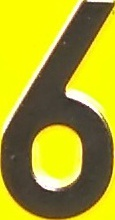
#> input picture Opencv/1letras.jpg, 115 x 220 px, given in place of p-1letras.jpg, which was not available
$ python -i segmentacion.py   (imports and definitions only)   (older library calls are emulated)
#> lines starting #> are read from the running program, lines starting #| are printed output that depends on the picture; after the words box and inside, x2 and y2 are one past the last pixel; in counts of white or black regions, pixels touching at a corner belong together; pictures that were not available may be replaced by others from this repository, and a replacement may not be noted
import numpy as np
import cv2
import os

def segmentacion(imageName):
#> called with imageName = '1letras.jpg'
    scriptpath = os.path.dirname(__file__)
    rutaImagenRecortada = scriptpath+"/processed-plates/p-"+imageName
    A=cv2.imread(rutaImagenRecortada)
#> A is the input picture: shape (220, 115, 3); mean B, G, R 41.2, 164.1, 170
    [fil,col,cap]=A.shape
#> fil = 220; col = 115; cap = 3

    rgB=A[:,:,0]
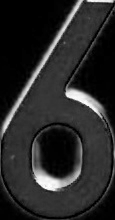
#> rgB: shape (220, 115); min 0, max 255, mean 41.2
    rGb=A[:,:,1]
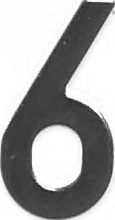
#> rGb: shape (220, 115); min 24, max 255, mean 164.1
    Rgb=A[:,:,2]
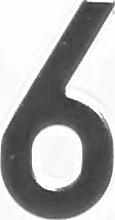
#> Rgb: shape (220, 115); min 35, max 255, mean 170

    R=Rgb/255.0
    G=rGb/255.0
    B=rgB/255.0

    K=np.zeros((fil,col))
    for i in range(0,fil):
        for j in range(0,col):
            MAX=max(R[i,j],G[i,j],B[i,j])
            K[i,j]=1-MAX
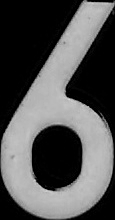
#> K: shape (220, 115) float64; min 0, max 0.863, mean 0.329
    cv2.imwrite(scriptpath+"/black/black.bmp",K)
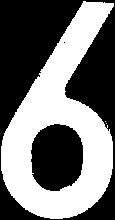
#> saved as black.bmp: shape (220, 115); values 0 (black) and 1 (white), 45.4% white; 3 white regions (2 under 20 px), largest, box (x1, y1, x2, y2) and area: (1, 1, 114, 219) 11490
    k=cv2.imread(scriptpath+"/black/black.bmp")
    BW1=cv2.Laplacian(k,cv2.CV_8UC1)
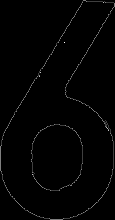
#> BW1: shape (220, 115, 3); min 0, max 4, mean 0.0428; drawn with min black and max white
    Image=BW1[:,:,0]+BW1[:,:,1]+BW1[:,:,2]
    ret,thresh=cv2.threshold(Image,0,255,0)
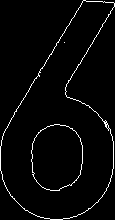
#> thresh: shape (220, 115); 2.9% white in thin lines or dots
    contours,hierarchy=cv2.findContours(thresh,cv2.RETR_TREE,cv2.CHAIN_APPROX_SIMPLE)
#> contours = 9 contours, 5 with area under 20; largest, box (x1, y1, x2, y2) and area: (0, 0, 115, 220) 14624, (0, 0, 115, 220) 14597, (31, 124, 83, 191) 2745, (31, 124, 83, 191) 2740
    cnt=contours[:]
#> cnt has the same summary as contours
    num=len(cnt)
#> num = 9
    box=np.zeros((num,4))
    for j in range (0,num):
        box[j,:]=cv2.boundingRect(cnt[j])
#> after the loop, box = [[0, 0, 115, 220], [107, 127, 3, 3], [106, 124, 3, 5], [105, 122, 3, 3], [104, 120, 3, 3], [0, 0, 115, 220], [31, 124, 52, 67], [31, 124, 52, 67], [64, 42, 1, 1]]

    Box=np.zeros((20,4))
    [L,A]=thresh.shape
#> L = 220; A = 115
    q=0
    print(L,A)
#| 220 115
    for j in range(0,num):
        p=box[j,:]
        if p[2]>=0.095*A and p[2]<=0.15*A and p[3]>=0.46*L and p[3]<=0.67*L:
            Box[q]=p
            q=q+1
#> this loop made 9 passes
#> after the loop, Box = 20 rows, first 6: [0, 0, 0, 0], [0, 0, 0, 0], [0, 0, 0, 0], [0, 0, 0, 0], [0, 0, 0, 0], [0, 0, 0, 0]; q = 0
    Box=np.array(Box,dtype = np.uint32)
    img=cv2.imread(rutaImagenRecortada)

    for i in range(0,6):
        let=img[Box[i*2,1]:Box[i*2,1]+Box[i*2,3],Box[i*2,0]:Box[i*2,0]+Box[i*2,2]]
        cv2.imwrite(scriptpath+"/"+"letras/"+str(i)+"-letras.jpg",let)

>>> result = segmentacion('1letras.jpg')

$ run again, on Opencv/2letras.jpg
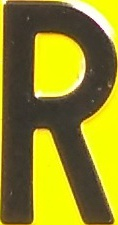
#> input picture Opencv/2letras.jpg, 118 x 225 px, given in place of p-2letras.jpg, which was not available
#> in segmentacion, A is the input picture: shape (225, 118, 3); mean B, G, R 39, 137.5, 144.9
#> in segmentacion, `cv2.imwrite(scriptpath+"/black/black.bmp",K)`:
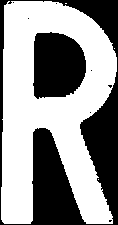
#> saved as black.bmp: shape (225, 118); values 0 (black) and 1 (white), 58.2% white; 9 black regions (7 under 20 px), largest, box (x1, y1, x2, y2) and area: (0, 0, 118, 225) 8154, (33, 32, 86, 99) 2937
#> in segmentacion, `ret,thresh=cv2.threshold(Image,0,255,0)`:
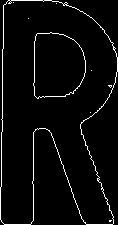
#> thresh: shape (225, 118); 3.8% white in thin lines or dots
#> contours = 17 contours, 13 with area under 20; largest, box (x1, y1, x2, y2) and area: (0, 0, 118, 225) 18817, (0, 0, 118, 225) 18790, (33, 32, 86, 99) 2838, (33, 32, 86, 99) 2834
#> cnt has the same summary as contours
#> num = 17
#> after the loop in segmentacion, `for j in range (0,num):`: box = 17 rows, first 6: [0, 0, 118, 225], [97, 178, 3, 3], [113, 47, 3, 3], [63, 3, 3, 3], [64, 2, 4, 3], [9, 1, 3, 3]
#| 225 118
#> the loop in segmentacion, `for j in range(0,num):` made 17 passes
#> after the loop in segmentacion, `for j in range(0,num):`: Box = 20 rows, first 6: [0, 0, 0, 0], [0, 0, 0, 0], [0, 0, 0, 0], [0, 0, 0, 0], [0, 0, 0, 0], [0, 0, 0, 0]; q = 0

$ run again, on Opencv/3letras.jpg
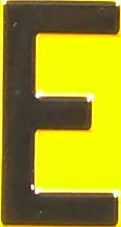
#> input picture Opencv/3letras.jpg, 121 x 227 px, given in place of p-3letras.jpg, which was not available
#> in segmentacion, A is the input picture: shape (227, 121, 3); mean B, G, R 31.4, 151.2, 157
#> in segmentacion, `cv2.imwrite(scriptpath+"/black/black.bmp",K)`:
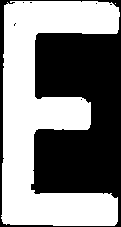
#> saved as black.bmp: shape (227, 121); values 0 (black) and 1 (white), 51.7% white; 7 black regions (6 under 20 px), largest, box (x1, y1, x2, y2) and area: (0, 0, 121, 227) 13255
#> in segmentacion, `ret,thresh=cv2.threshold(Image,0,255,0)`:
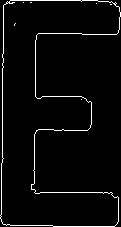
#> thresh: shape (227, 121); 3.5% white in thin lines or dots
#> contours = 10 contours, 8 with area under 20; largest, box (x1, y1, x2, y2) and area: (0, 0, 121, 227) 14690, (0, 0, 121, 227) 14680
#> cnt has the same summary as contours
#> num = 10
#> after the loop in segmentacion, `for j in range (0,num):`: box = [[0, 0, 121, 227], [114, 2, 3, 3], [6, 1, 3, 3], [0, 0, 121, 227], [81, 99, 1, 1], [14, 23, 2, 3], [110, 4, 2, 1], [96, 3, 1, 1], [30, 2, 2, 1], [23, 2, 1, 1]]
#| 227 121
#> the loop in segmentacion, `for j in range(0,num):` made 10 passes
#> after the loop in segmentacion, `for j in range(0,num):`: Box = 20 rows, first 6: [0, 0, 0, 0], [0, 0, 0, 0], [0, 0, 0, 0], [0, 0, 0, 0], [0, 0, 0, 0], [0, 0, 0, 0]; q = 0
